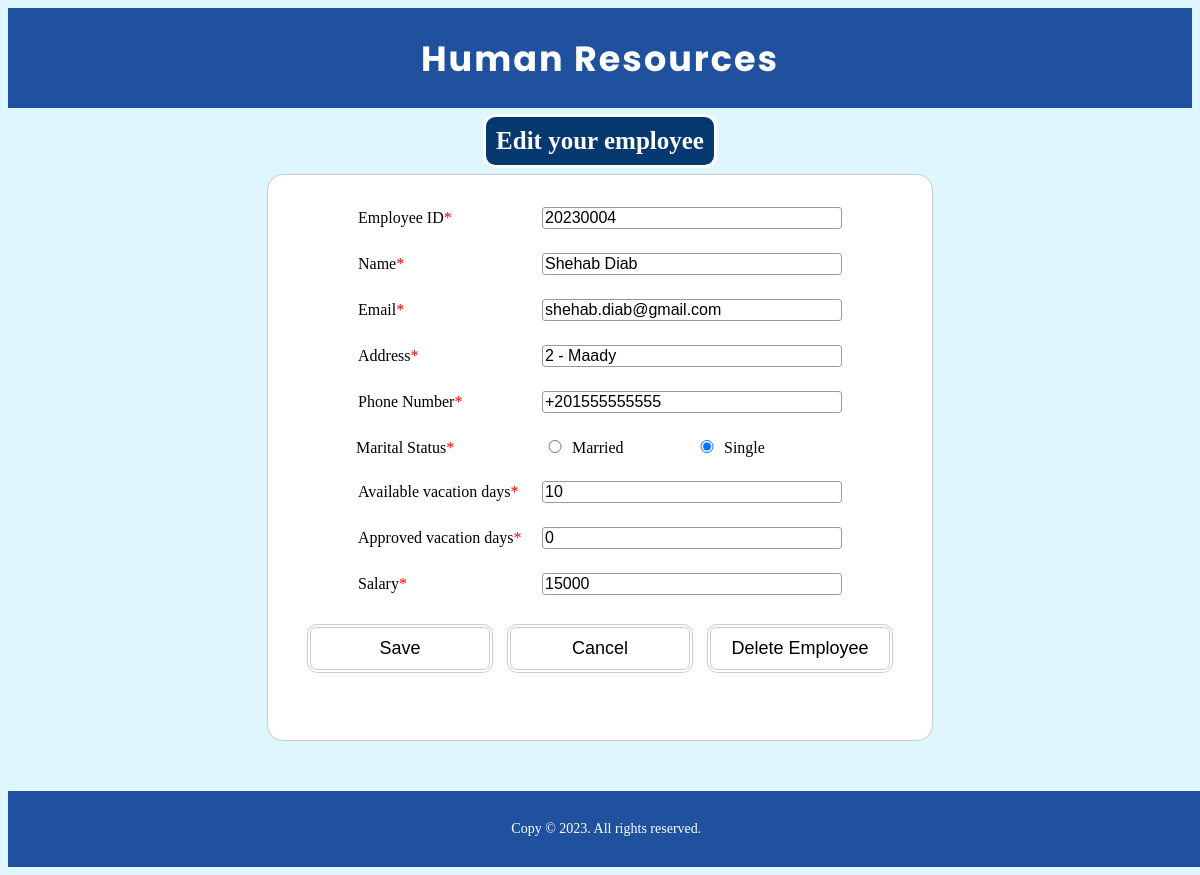
Screenshot of /search-employee/edit-employee/20230004 with the database file from the repository.
### HumanResources/models.py (models this page shows, shortened)
class Employee(models.Model):
    GENDER_CHOICES = (
        ('M', 'Male'),
        ('F', 'Female'),
    )
    MARITAL_STATUS_CHOICES = (
        ('S', 'Single'),
        ('M', 'Married'),
    )
    id = models.IntegerField(default=20230000, primary_key=True)
    name = models.CharField(max_length=100)
    email = models.EmailField(default="mail@gmail.com")
    phoneNumber = models.CharField(max_length=20)
    address = models.CharField(max_length=100)
    gender = models.CharField(
        max_length=1, choices=GENDER_CHOICES, default='M')
    maritalStatus = models.CharField(
        max_length=1, choices=MARITAL_STATUS_CHOICES, null=True)
    availableVacationDays = models.IntegerField(default=0)
    approvedVacationDays = models.IntegerField(default=0)
    salary = models.IntegerField()
    birthDay = models.DateField(null=True)

### HumanResources/views.py (the view, shortened to what this page needs)
# urls.py: path('search-employee/edit-employee/<int:employeeId>', views.editEmployeeForm, name='editEmployeeForm'),
def editEmployeeForm(request: HttpRequest, employeeId: int):
    employee = Employee.objects.get(id=employeeId)
    form = initialFormData(employee)
    return render(request, 'pages/edit-employee.html', {
        'form': form,
        'id': employee.id
    })

### HumanResources/views.py (called while the page is built)
def initialFormData(employee: Employee, isDesiabled: bool = True) -> EmployeeForm:
    initialData = {
        'id': employee.id,
        'name': employee.name,
        'email': employee.email,
        'address': employee.address,
        'phoneNumber': employee.phoneNumber,
        'gender': employee.gender,
        'maritalStatus': employee.maritalStatus,
        'availableVacationDays': employee.availableVacationDays,
        'approvedVacationDays': employee.approvedVacationDays,
        'salary': employee.salary,
        'birthDay': employee.birthDay
    }
    form = EmployeeForm(initial=initialData)
    return form

### HumanResources/templates/pages/edit-employee.html (shortened to what this page needs)
{% extends './base.html' %}
{% load static %}
{% block styleSheets %}
<link rel="stylesheet" href="{% static 'styles/index-style.css' %}" />
<link rel="stylesheet" href="{% static 'styles/form-style.css' %}">
{% endblock styleSheets %}
{% block body %}
<div class="form-container">
    <h2>Edit your employee</h2>
    {% if id %}
    <form id="edit-employee-form" action="{% url 'editEmployeeForm' id %}" method='post'>
        {% for field in form %}
        <div class="form-element">
            <label for="{{ field.id_for_label }}">{{ field.label }}<span aria-label="required">*</span></label>
            {{ field }}
        </div>
        {% endfor %}
        <div class="form-element">
            <button id="save-btn" type="submit">Save</button>
            <a href="{% url 'searchEmployee' %}"><button id="cancel-btn" type="button">Cancel</button></a>
            <a href="{% url 'deleteEmployee' id %}"><button id="delete-btn" type="button">Delete Employee</button></a>
        </div>
        <p class="errorMessage">{{ errorMessage }}</p>
    </form>
    {% else %}
        <p class="errorMessage">{{ errorMessage }}</p>
        <a href="{% url 'searchEmployee' %}"><button id="cancel-btn" type="button">Back to Search</button></a>
    {% endif %}
</div>
{% endblock body %}

### HumanResources/static/styles/index-style.css (style rules this page uses)
body { background-color: #DFF6FF; }

### HumanResources/static/styles/form-style.css (style rules this page uses)
.form-container { text-align: center; }
.form-container h2 { font-size: 25px; color: white; background-color: #063970; width: fit-content; padding: 10px; border-style: solid; border-radius: 0.5em; margin: 0.5% auto; text-align: center; }
.errorMessage { color: red; background-color: white; text-align: center; width: fit-content; font-size: 25px; font-weight: bold; margin: 0.2em auto; padding: 10px; border-radius: 1em; }
form { color: black; background-color: white; margin: 0 auto; width: 600px; padding: 2em; border: 1px solid #ccc; border-radius: 1em; }
.form-element+.form-element { margin-top: 1.5em; }
#maritalStatus { display: inline-block; width: 19em; text-align: left; }
#maritalStatus div { display: inline-block; width: 50%; }
label { display: inline-block; width: 180px; text-align: left; }
input[type="radio"] { width: 20px; }
input, textarea { font: 1em sans-serif; width: 300px; box-sizing: border-box; border: 1px solid #999; border-radius: 0.2em; }
[aria-label="required"] { color: red; }
form div:last-child { text-align: center; }
button { display: inline-block; background-color: #ffffff; border-radius: 10px; border: 4px double #cccccc; color: #000000; text-align: center; font-size: 18px; padding: 10px; width: 186px; transition: all 0.3s; cursor: pointer; margin: 5px; }

### rows the page displays
Employee: form "20230004" "Shehab Diab" "shehab.diab@gmail.com" "2 - Maady" "+201555555555" "☐ Married ☑ Single" "10" "0" "15000"

### other values shown
{{ field.label }} "Employee ID" "Name" "Email" "Address" "Phone Number" "Marital Status" "Available vacation days" "Approved vacation days" "Salary"
